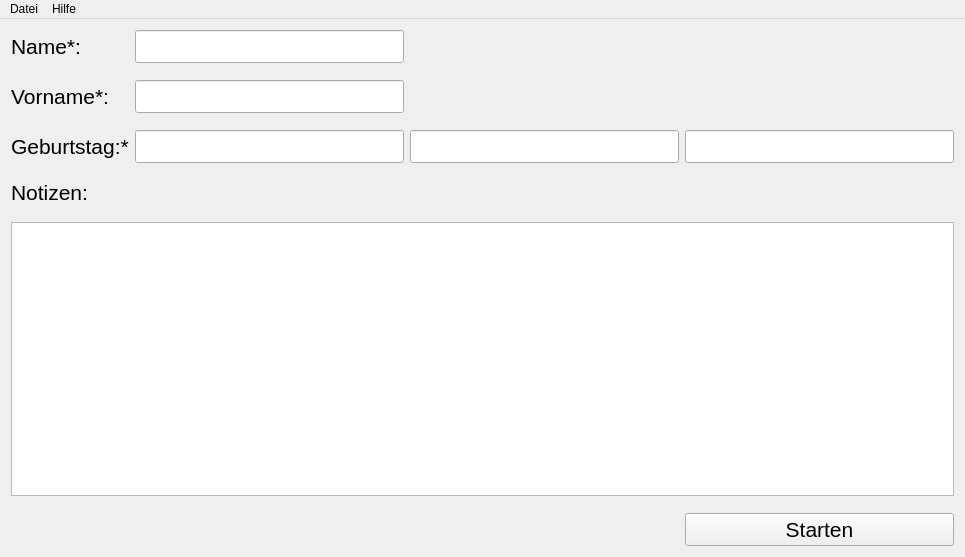
<?xml version="1.0" encoding="UTF-8"?>
<ui version="4.0">
 <class>MainWindow</class>
 <widget class="QMainWindow" name="MainWindow">
  <property name="geometry">
   <rect>
    <x>0</x>
    <y>0</y>
    <width>965</width>
    <height>557</height>
   </rect>
  </property>
  <property name="windowTitle">
   <string>Reaktionsspiel</string>
  </property>
  <widget class="QWidget" name="centralWidget">
   <layout class="QGridLayout" name="gridLayout">
    <item row="0" column="0">
     <layout class="QGridLayout" name="personalDataGridLayout">
      <property name="horizontalSpacing">
       <number>6</number>
      </property>
      <property name="verticalSpacing">
       <number>17</number>
      </property>
      <item row="2" column="3">
       <widget class="QLineEdit" name="yearLineEdit">
        <property name="font">
         <font>
          <pointsize>16</pointsize>
         </font>
        </property>
       </widget>
      </item>
      <item row="0" column="0">
       <widget class="QLabel" name="nameLabel">
        <property name="font">
         <font>
          <pointsize>16</pointsize>
         </font>
        </property>
        <property name="text">
         <string>Name*:</string>
        </property>
       </widget>
      </item>
      <item row="1" column="0">
       <widget class="QLabel" name="forenameLabel">
        <property name="font">
         <font>
          <pointsize>16</pointsize>
         </font>
        </property>
        <property name="text">
         <string>Vorname*:</string>
        </property>
       </widget>
      </item>
      <item row="2" column="2">
       <widget class="QLineEdit" name="monthLineEdit">
        <property name="font">
         <font>
          <pointsize>16</pointsize>
         </font>
        </property>
       </widget>
      </item>
      <item row="4" column="0">
       <widget class="QLabel" name="noticeLabel">
        <property name="font">
         <font>
          <pointsize>16</pointsize>
         </font>
        </property>
        <property name="text">
         <string>Notizen:</string>
        </property>
       </widget>
      </item>
      <item row="0" column="1">
       <widget class="QLineEdit" name="nameLineEdit">
        <property name="font">
         <font>
          <pointsize>16</pointsize>
         </font>
        </property>
       </widget>
      </item>
      <item row="1" column="1">
       <widget class="QLineEdit" name="forenameLineEdit">
        <property name="font">
         <font>
          <pointsize>16</pointsize>
         </font>
        </property>
       </widget>
      </item>
      <item row="2" column="0">
       <widget class="QLabel" name="birthdayLabel">
        <property name="font">
         <font>
          <pointsize>16</pointsize>
         </font>
        </property>
        <property name="text">
         <string>Geburtstag:*</string>
        </property>
       </widget>
      </item>
      <item row="6" column="3">
       <widget class="QPushButton" name="startGamePushButton">
        <property name="font">
         <font>
          <pointsize>16</pointsize>
         </font>
        </property>
        <property name="text">
         <string>Starten</string>
        </property>
       </widget>
      </item>
      <item row="2" column="1">
       <widget class="QLineEdit" name="dayLineEdit">
        <property name="font">
         <font>
          <pointsize>16</pointsize>
         </font>
        </property>
       </widget>
      </item>
      <item row="5" column="0" colspan="4">
       <widget class="QTextEdit" name="noticeTextEdit">
        <property name="font">
         <font>
          <pointsize>16</pointsize>
         </font>
        </property>
       </widget>
      </item>
     </layout>
    </item>
   </layout>
  </widget>
  <widget class="QMenuBar" name="menuBar">
   <property name="geometry">
    <rect>
     <x>0</x>
     <y>0</y>
     <width>965</width>
     <height>26</height>
    </rect>
   </property>
   <widget class="QMenu" name="menuDatei">
    <property name="title">
     <string>Datei</string>
    </property>
    <addaction name="actionAddDatabase"/>
    <addaction name="actionQuit"/>
   </widget>
   <widget class="QMenu" name="menuHilfe">
    <property name="title">
     <string>Hilfe</string>
    </property>
    <addaction name="actionAboutReactiongame"/>
    <addaction name="actionHelp"/>
   </widget>
   <addaction name="menuDatei"/>
   <addaction name="menuHilfe"/>
  </widget>
  <action name="actionAddDatabase">
   <property name="text">
    <string>Datenbank hinzufügen</string>
   </property>
   <property name="shortcut">
    <string>Ctrl+N</string>
   </property>
  </action>
  <action name="actionAboutReactiongame">
   <property name="text">
    <string>Über Reaktionsspiel</string>
   </property>
  </action>
  <action name="actionHelp">
   <property name="text">
    <string>Hilfe</string>
   </property>
   <property name="shortcut">
    <string>Ctrl+H</string>
   </property>
  </action>
  <action name="actionQuit">
   <property name="text">
    <string>Beenden</string>
   </property>
   <property name="shortcut">
    <string>Ctrl+Q</string>
   </property>
  </action>
 </widget>
 <layoutdefault spacing="6" margin="11"/>
 <resources/>
 <connections>
  <connection>
   <sender>actionQuit</sender>
   <signal>triggered()</signal>
   <receiver>MainWindow</receiver>
   <slot>close()</slot>
   <hints>
    <hint type="sourcelabel">
     <x>-1</x>
     <y>-1</y>
    </hint>
    <hint type="destinationlabel">
     <x>319</x>
     <y>237</y>
    </hint>
   </hints>
  </connection>
 </connections>
</ui>
